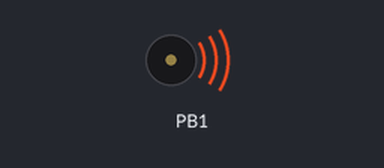
Simulated run of this sketch. Board: ATtiny85, built with avr-gcc and run on an emulated ATtiny85. Shown: buzzer (waves = sounding).

Above: at 0.2 s.
At 5.2 s:
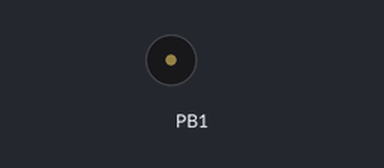
Timing chart, 0 to 6.9 s (numbered marks = the images above):
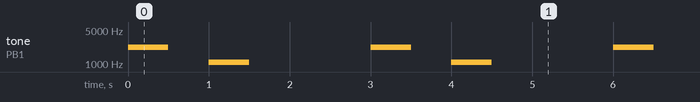

Measured:
- by itself, tone on PB1: repeats every 3.0 s: silent 0.50 s, 1096 Hz 0.50 s, silent 1.5 s, 2193 Hz 0.50 s

The sketch:

minitone85.ino
```cpp
#define F_CPU 8000000UL

void setup() {
  CLKPR = 0x80;
  CLKPR = 0;
  pinMode(PB1, OUTPUT);
}

void miniTone(unsigned long freq)
{
  TCCR1 = 0x90; // stop the counter
  if(freq==0) return;

  freq *= 2;
  int prescale = 1;
  while(freq * 256 * (1<<(prescale-1)) < F_CPU)
    prescale++;
  TCCR1 |= prescale;
  int divisor = F_CPU/(1<<(prescale-1))/freq;
  OCR1C = divisor;         // set the OCR
}

void chime(unsigned long freq, unsigned long duration) {
  miniTone(freq);
  delay(duration);
}
void loop()
{
  chime(2200, 500);
  chime(0, 500);
  chime(1100, 500);
  chime(0, 1500);
}
```
